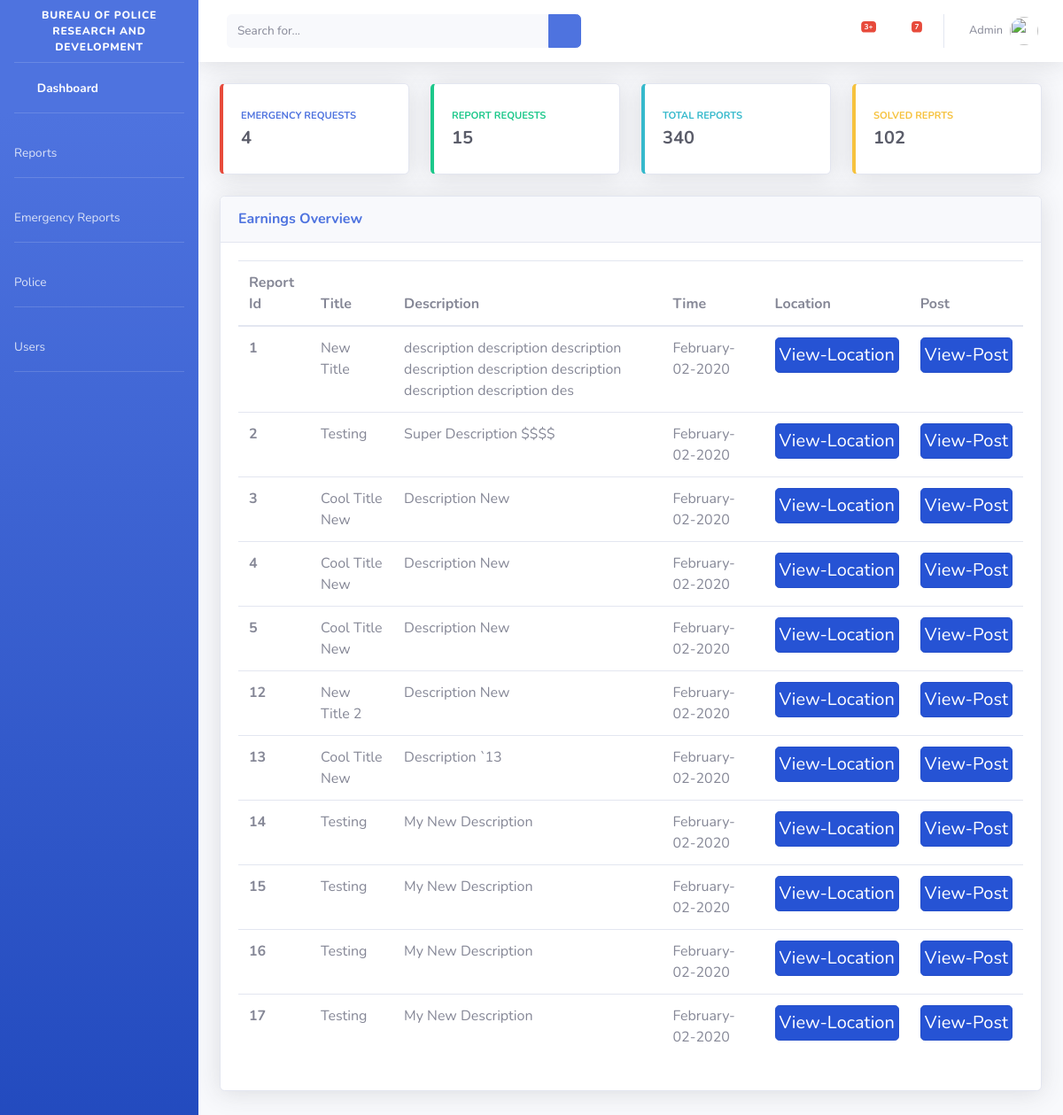
The page /t_report/ on the database its author committed.
### report/models.py (models this page shows, shortened)
class report(models.Model):
    event_time = models.DateTimeField(auto_now_add=False)
    event_report = models.DateTimeField(editable=True, auto_now=True)
    image = models.ImageField(upload_to='report_images', height_field=None,
                              width_field=None, max_length=100, null=True, blank=True)
    location_lat = models.FloatField(null=False, blank=False)
    location_lng = models.FloatField(null=False, blank=False)
    status = models.IntegerField()
    title = models.CharField(max_length=50)
    description = models.CharField(null=True, max_length=100)
    user_id = models.EmailField(max_length=254, null=True)

### report/views.py (the view, shortened to what this page needs)
# urls.py: path('t_report/', report_views.total_reports, name='t_report'),
def total_reports(request):
    if Report.objects.all():
        context = {
            'reports': Report.objects.all()
        }
    return render(request, 'Reports/totalreport.html', context)

### crs/templates/Reports/totalreport.html (shortened to what this page needs)
{% extends "crs/base.html" %}
{% load crispy_forms_tags %}
{% block content %}
    <div class="row">
            <div class="col">
              <div class="card shadow mb-4">
                <div class="card-header py-3 d-flex flex-row align-items-center justify-content-between">
                  <h6 class="m-0 font-weight-bold text-primary">Earnings Overview</h6>
                  <div class="dropdown no-arrow">
                    <a class="dropdown-toggle" href="#" role="button" id="dropdownMenuLink" data-toggle="dropdown" aria-haspopup="true" aria-expanded="false">
                      <i class="fas fa-ellipsis-v fa-sm fa-fw text-gray-400"></i>
                    </a>
                  </div>
                </div>
                <div class="card-body">
                  <div class="chart-area">
                    <table class="table">
                      <thead>
                        <tr>
                          <th scope="col">Report Id</th>
                          <th scope="col">Title</th>
                          <th scope="col">Description</th>
                          <th scope="col">Time</th>
                          <th scope="col">Location</th>
                          <th scope="col">Post</th>
                        </tr>
                      </thead>
                      <tbody>
                      {% if reports%}
                      {%for report in reports%}
                        <tr>
                          <th scope="row">{{report.id}}</th>
                          <td>{{report.title}}</td>
                          <td>{{report.description}}</td>
                          <td>{{report.event_time |date:"F-d-Y"}}</td>
                          <td><a href="" class="btn btn-primary btn-lg active p-1" role="button">View-Location</a></td>
                          <td><a href="" class="btn btn-primary btn-lg active p-1" role="button">View-Post</a></td>
                        </tr>
                        {%endfor%}
                        {% endif %}
                      </tbody>
                    </table>
                  </div>
                </div>
              </div>
            </div>
          </div>
{% endblock content %}

### crs/templates/crs/base.html (shortened to what this page needs)
{% load static%}
<!DOCTYPE html>
<html lang="en">
<head>
    <link rel="stylesheet" href="https://maxcdn.bootstrapcdn.com/bootstrap/4.0.0/css/bootstrap.min.css">
    <link rel="stylesheet" type="text/css" href="{% static 'blog/main.css'%}">
    <link href="{% static 'vendor/fontawesome-free/css/all.min.css'%}" rel="stylesheet" type="text/css">
    <link rel="stylesheet" href="https://netdna.bootstrapcdn.com/font-awesome/4.7.0/css/font-awesome.css">
    <link href="{% static 'blog/sb-admin-2.min.css'%}" rel="stylesheet">
</head>
<body id="page-top">
  <div id="wrapper">
    <ul class="navbar-nav bg-gradient-primary sidebar sidebar-dark accordion" id="accordionSidebar">
      <a class="sidebar-brand d-flex align-items-center justify-content-center" href="index.html">
        <div class="sidebar-brand-text mx-3" style="font-size: 12px;">BUREAU OF POLICE RESEARCH AND DEVELOPMENT</div>
      </a>
      <hr class="sidebar-divider my-0">
      <li class="nav-item active">
        <a class="nav-link" href="index.html">
          <i class="fas fa-fw fa-tachometer-alt"></i>
          <span>Dashboard</span></a>
      </li>
      <hr class="sidebar-divider">
      <li class="nav-item">
        <a class="nav-link collapsed" href="#" data-toggle="collapse" data-target="#collapseTwo" aria-expanded="true" aria-controls="collapseTwo">
          <span>Reports</span>
        </a>
      </li>
      <hr class="sidebar-divider">
      <li class="nav-item">
        <a class="nav-link collapsed" href="#" data-toggle="collapse" data-target="#collapseUtilities" aria-expanded="true" aria-controls="collapseUtilities">
          <span>Emergency Reports</span>
        </a>
      </li>
      <hr class="sidebar-divider">
      <li class="nav-item">
        <a class="nav-link collapsed" href="#" data-toggle="collapse" data-target="#collapsePages" aria-expanded="true" aria-controls="collapsePages">
          <span>Police</span>
        </a>
      </li>
      <hr class="sidebar-divider">
      <li class="nav-item">
        <a class="nav-link" href="#">
          <span>Users</span></a>
      </li>
      <hr class="sidebar-divider">
    </ul>
    <div id="content-wrapper" class="d-flex flex-column">
      <div id="content">
        <nav class="navbar navbar-expand navbar-light bg-white topbar mb-4 static-top shadow">
          <form class="d-none d-sm-inline-block form-inline mr-auto ml-md-3 my-2 my-md-0 mw-100 navbar-search">
            <div class="input-group">
              <input type="text" class="form-control bg-light border-0 small" placeholder="Search for..." aria-label="Search" aria-describedby="basic-addon2">
              <div class="input-group-append">
                <button class="btn btn-primary" type="button">
                  <i class="fas fa-search fa-sm"></i>
                </button>
              </div>
            </div>
          </form>
          <ul class="navbar-nav ml-auto">
            <li class="nav-item dropdown no-arrow mx-1">
              <a class="nav-link dropdown-toggle" href="#" id="alertsDropdown" role="button" data-toggle="dropdown" aria-haspopup="true" aria-expanded="false">
                <i class="fas fa-bell fa-fw"></i>
                <span class="badge badge-danger badge-counter">3+</span>
              </a>
            </li>
            <li class="nav-item dropdown no-arrow mx-1">
              <a class="nav-link dropdown-toggle" href="#" id="messagesDropdown" role="button" data-toggle="dropdown" aria-haspopup="true" aria-expanded="false">
                <i class="fas fa-envelope fa-fw"></i>
                <span class="badge badge-danger badge-counter">7</span>
              </a>
            </li>
            <li class="nav-item dropdown no-arrow">
              <a class="nav-link dropdown-toggle" href="#" id="userDropdown" role="button" data-toggle="dropdown" aria-haspopup="true" aria-expanded="false">
                <span class="mr-2 d-none d-lg-inline text-gray-600 small">Admin</span>
                <img class="img-profile rounded-circle" src="https://lh3.googleusercontent.com/proxy/uQHuLqyyGtD9ars5fR8oIgGm84eSm0mH_tGjZSvZFuDwOwhDD7Ml6vL2Jp1VLUxAl6ATiSUBnw4_vLJbdHS8HiLahINyOGpZ4z3DEis">
              </a>
            </li>
          </ul>
        </nav>
        <div class="container-fluid">
          <div class="row">
            <div class="col-xl-3 col-md-6 mb-4">
              <div class="card border-left-danger shadow h-100 py-2">
                <div class="card-body">
                  <div class="row no-gutters align-items-center">
                    <div class="col mr-2">
                      <div class="text-xs font-weight-bold text-primary text-uppercase mb-1">Emergency Requests</div>
                      <div class="h5 mb-0 font-weight-bold text-gray-800">4</div>
                    </div>
                    <div class="col-auto">
                      <i class="fas fa-2x fa-exclamation-circle " style="color:#e74a3b;"></i>
                    </div>
                  </div>
                </div>
              </div>
            </div>
            <div class="col-xl-3 col-md-6 mb-4">
              <div class="card border-left-success shadow h-100 py-2">
                <div class="card-body">
                  <div class="row no-gutters align-items-center">
                    <div class="col mr-2">
                      <div class="text-xs font-weight-bold text-success text-uppercase mb-1">Report Requests</div>
                      <div class="h5 mb-0 font-weight-bold text-gray-800">15</div>
                    </div>
                    <div class="col-auto">
                    <i class="far fa-2x fa-flag"></i>
                    </div>
                  </div>
                </div>
              </div>
            </div>
            <div class="col-xl-3 col-md-6 mb-4">
              <div class="card border-left-info shadow h-100 py-2">
                <div class="card-body">
                  <div class="row no-gutters align-items-center">
                    <div class="col mr-2">
                      <div class="text-xs font-weight-bold text-info text-uppercase mb-1">Total Reports</div>
                      <div class="row no-gutters align-items-center">
                        <div class="col-auto">
                          <div class="h5 mb-0 mr-3 font-weight-bold text-gray-800">340</div>
                        </div>
                        <div class="col">
                        </div>
                      </div>
                    </div>
                    <div class="col-auto">
                      <i class="fas fa-clipboard-list fa-2x "></i>
                    </div>
                  </div>
                </div>
              </div>
            </div>
            <div class="col-xl-3 col-md-6 mb-4">
              <div class="card border-left-warning shadow h-100 py-2">
                <div class="card-body">
                  <div class="row no-gutters align-items-center">
                    <div class="col mr-2">
                      <div class="text-xs font-weight-bold text-warning text-uppercase mb-1">Solved Reprts</div>
                      <div class="h5 mb-0 font-weight-bold text-gray-800">102</div>
                    </div>
                    <div class="col-auto">
                    <i class="fas fa-2x  fa-clipboard-check"></i>
                    </div>
                  </div>
                </div>
              </div>
            </div>
          </div>
        {% block content %}{% endblock %}
</body>
</html>

### crs/static/blog/main.css (style rules this page uses)
body { background: #fafafa; color: #333333; margin-top: 5rem; }
h1, h2, h3, h4, h5, h6 { color: #444444; }
ul { margin: 0; }

### rows shown on the page
report: id "1", title "New Title", description "description description description description description description description description des", event_time "February-02-2020"
report: id "2", title "Testing", description "Super Description $$$$", event_time "February-02-2020"
report: id "3", title "Cool Title New", description "Description New", event_time "February-02-2020"
report: id "4", title "Cool Title New", description "Description New", event_time "February-02-2020"
report: id "5", title "Cool Title New", description "Description New", event_time "February-02-2020"
report: id "12", title "New Title 2", description "Description New", event_time "February-02-2020"
report: id "13", title "Cool Title New", description "Description `13", event_time "February-02-2020"
report: id "14", title "Testing", description "My New Description", event_time "February-02-2020"
report: id "15", title "Testing", description "My New Description", event_time "February-02-2020"
report: id "16", title "Testing", description "My New Description", event_time "February-02-2020"
report: id "17", title "Testing", description "My New Description", event_time "February-02-2020"
